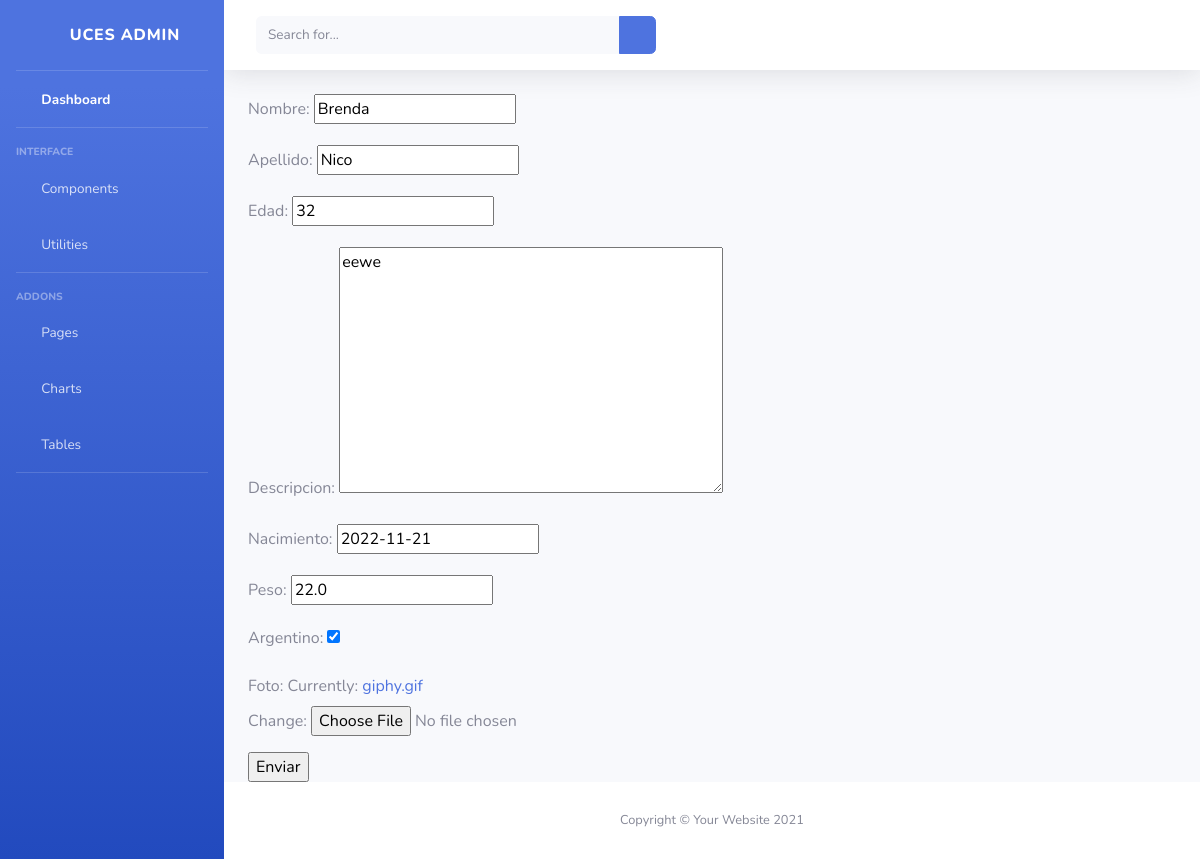
Page /Aplicacion1/persona/editar/3 on the committed database.
### Aplicacion1/models.py (models this page shows, shortened)
class Persona(models.Model):
    nombre = models.CharField(max_length=30)
    apellido = models.CharField(max_length=30)
    edad = models.IntegerField()
    descripcion = models.TextField()
    nacimiento = models.DateField()
    peso = models.FloatField()
    argentino = models.BooleanField()
    foto = models.ImageField()

### Aplicacion1/views.py (the view)
# urls.py: path('persona/editar/<pk>', views.PersonaUpdate.as_view(), name='EditPersona'),
class PersonaUpdate(UpdateView):
    model = Persona
    success_url  = "/Aplicacion1/persona/list"
    fields = ["nombre","apellido","edad","descripcion","nacimiento","peso","argentino","foto"]

### Aplicacion1/templates/Aplicacion1/persona_form.html (shortened to what this page needs)
{% extends "Aplicacion1/padre.html" %}
{% load static %}
        {% block contenido %}
        <form method="post" enctype="multipart/form-data">
            {{ form.as_p }}
            <input type="submit" value="Enviar">
        </form>
        {% endblock %}

### rows in the picture
Persona: nombre "Brenda", apellido "Nico", edad "32", descripcion "eewe", nacimiento "2022-11-21", peso "22.0", argentino "☑"
